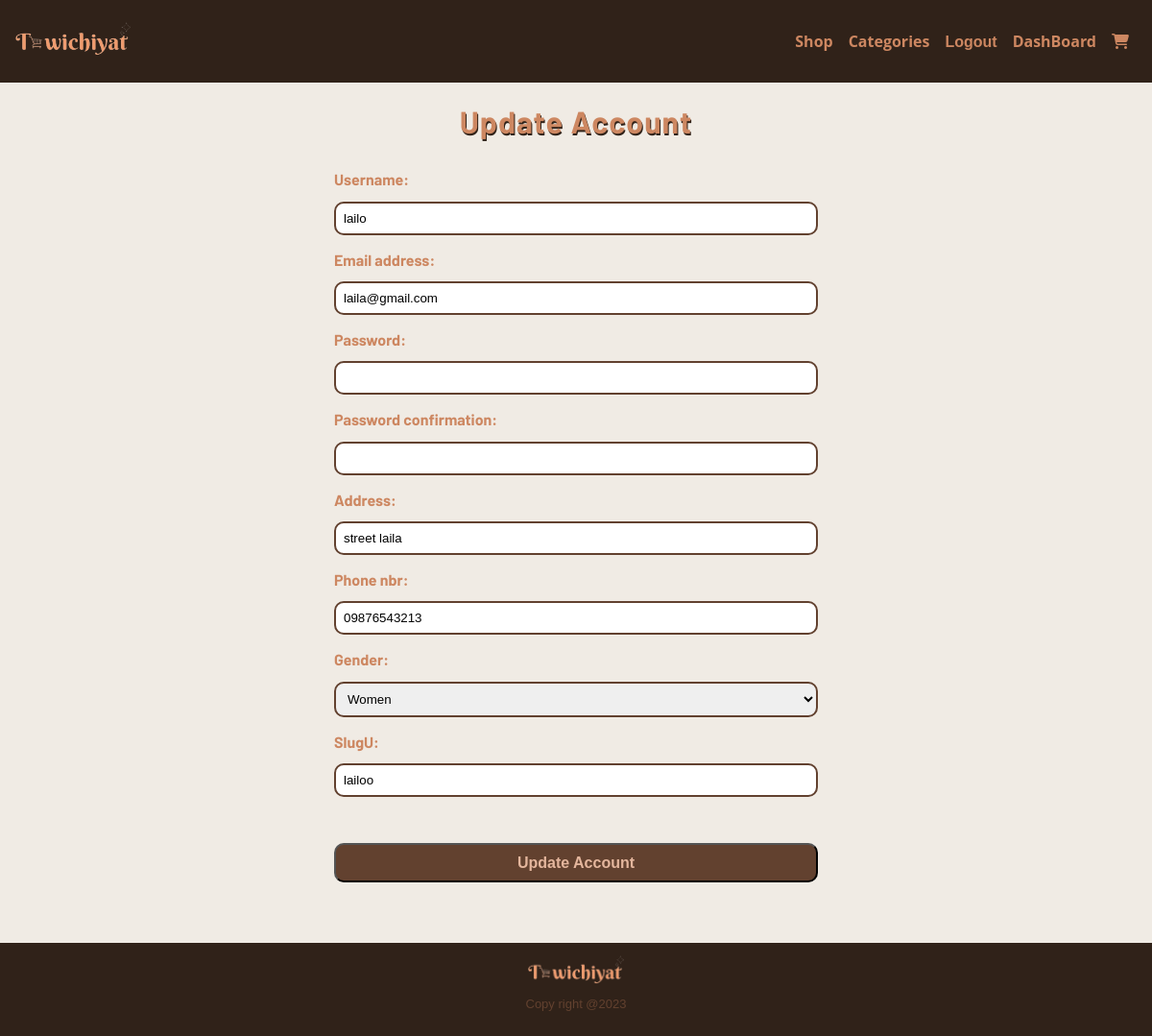
The app's page /dashboard/updateAccount/ (signed in), older data.
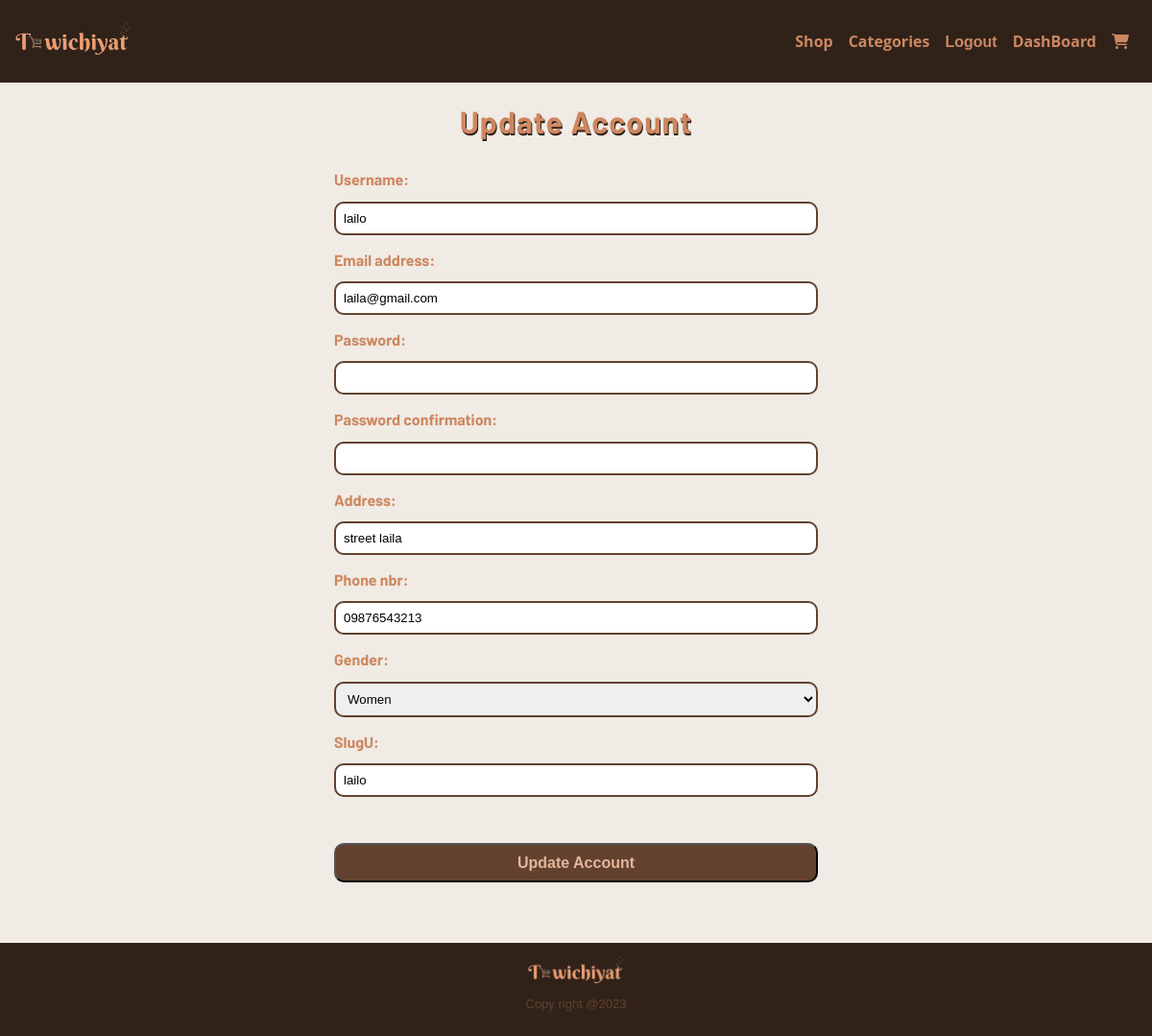
The same page, newer data.
### userP/models.py (models this page shows, shortened)
class Profile(models.Model):
    Women = 'Women'
    Men = 'Men'
    GENDER_CHOICES = (
        (Women, 'Women'),
        (Men, 'Men')
    )
    user = models.OneToOneField(User, related_name='userprofile', on_delete=models.CASCADE)
    is_vendor = models.BooleanField(default=False)
    address = models.CharField(max_length=150)
    phone_nbr = models.CharField(max_length=30)
    gender = models.CharField(max_length=50, choices=GENDER_CHOICES, default=Women)
    slugU =  models.SlugField(max_length=50,default=None)

### vendor_dashboard/views.py (the view)
@login_required(login_url="/userP/login")
def update_account(request):
    try:
        current_profile = Profile.objects.get(user=request.user)
    except Profile.DoesNotExist:
        current_profile = None
    if request.method == 'POST':
        user_form = UserUpdateForm(request.POST, instance=current_profile.user)
        profile_form = ProfileUpdateForm(request.POST, instance=current_profile)
        if user_form.is_valid() and profile_form.is_valid():
            user = user_form.save(commit=False)
            password = user_form.cleaned_data.get('password')
            if password:
                user.set_password(password)
            user=user_form.save()
            current_profile.address = profile_form.cleaned_data['address']
            current_profile.phone_nbr = profile_form.cleaned_data['phone_nbr']
            current_profile.gender = profile_form.cleaned_data['gender']
            current_profile.slugU = profile_form.cleaned_data['slugU']
            current_profile.save()
            if current_profile:
                profile_form.save()
            login(request, user)
            return redirect('vendor_dashboard:dashboard')
    else:
        user_form = UserUpdateForm(instance=current_profile.user)
        profile_form = ProfileUpdateForm(instance=current_profile)
    return render(request, 'vendor_dashboard/update_account.html', {'user_form': user_form, 'profile_form': profile_form, 'currentProfile': current_profile})

### userP/forms.py (shortened to what this page needs)
class UserUpdateForm(forms.ModelForm):
    password = forms.CharField(widget=forms.PasswordInput, required=False)
    password_confirmation = forms.CharField(widget=forms.PasswordInput, required=False)
    class Meta:
        model = User
        fields = ['username', 'email']

class ProfileUpdateForm(forms.ModelForm):
    class Meta:
        model = Profile
        fields = ['address', 'phone_nbr', 'gender', 'slugU']

### Store/context_processors.py (called while the page is built)
def collectionslist(request):
    return {'collectionslist':Collection.objects.filter()}

### Store/models.py (called while the page is built)
    def __str__(self):
        return self.name

### userP/context_processors.py (called while the page is built)
def profiles(request):
    return {'profiles':Profile.objects.all()}

### vendor_dashboard/templates/vendor_dashboard/update_account.html (shortened to what this page needs)
{% extends 'base_layout.html'%}
{% block content %}
    <div class="update-account-wrapper">
        <div class="update-container">
            <h1>Update Account</h1>
            <form class="site-form"  method="post">
                {{ user_form.as_p }}
                {{ profile_form.as_p }}
                <input type="submit" value="Update Account" class="update-btn">
            </form>
          </div>
    </div>
{% endblock %}

### templates/base_layout.html (shortened to what this page needs)
{% load static%}
<!DOCTYPE html>
<html lang="en">
<head>
    <link rel="stylesheet" href="{% static 'styles.css'%}">
</head>
<body>
    <header class="header">
        <div class="logo-container">
          <a href="{% url 'home'%}"> <img src="{% static 'logo.png' %}" alt="logoImg"></a>
        </div>
        <nav class="nav-bar">
            <ul>
                <li class="nav-elt"><a href="{% url 'Store:shopnow' %}"><span class="hidden"> </span><span class="text-hidden">Shop</span></a></li>
                <li class="nav-elt" id="categoriesnav">
                    <a href="#"><span class="hidden"></span><span class="text-hidden">Categories</span></a>
                </li>
                {% if user.is_authenticated %}
                    <form action="{% url 'userP:logout' %}" class="logout-link" method="POST">
                        <button type="submit" class="nav-elt"><span class="hidden"></span><span class="text-hidden">Logout</span></button>
                    </form>
                    {% for p in profiles %}
                         {% if p.user == user %}
                            {% if p.is_vendor %}
                                <li class="nav-elt"><a href="{% url 'vendor_dashboard:dashboard'%}"><span class="hidden"></span><span class="text-hidden">DashBoard</span></a></li>
                            {% else %}
                                <li class="nav-elt"><a href=""><span class="hidden"><i class="fa-sharp fa-regular fa-heart" style="color: #CD8761;"></i></span><span class="text-hidden">WatchList</span></a></li>
                            {% endif %}
                        {% endif %}
                    {% endfor %}
                {% else %}
                   <li class="nav-elt"><a href="{% url 'userP:login'%}"><span class="hidden"><i class="fa-solid fa-user" style="color: #CD8761;"></i></span><span class="text-hidden">LogIn</span></a></li>
                {% endif %}
                <li class="nav-elt rounded-cart" ><a href="#"><span><i class="fa-solid fa-cart-shopping" style="color: #CD8761;"></i></span></a></li>
            </ul>
        </nav>
    </header>
    {% block content%}
    {% endblock%}
    <footer class="footer footer-absolute">
        <img src="{% static 'logo.png' %}" alt="" width="100px">
        <p class="copy-right">Copy right @2023</p>
    </footer>
</body>
</html>

Row changes from the older to the newer data that the page shows:
changed Profile "street laila": slugU "lailoo" → "lailo"
